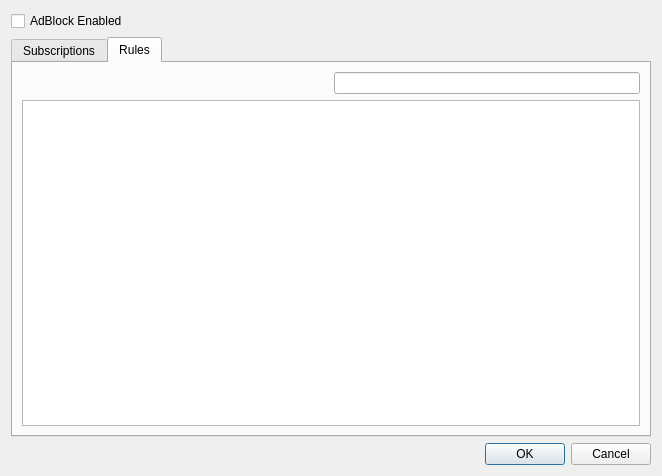
<?xml version="1.0" encoding="UTF-8"?>
<ui version="4.0">
 <class>AdBlock</class>
 <widget class="QDialog" name="AdBlock">
  <property name="geometry">
   <rect>
    <x>0</x>
    <y>0</y>
    <width>662</width>
    <height>476</height>
   </rect>
  </property>
  <property name="windowTitle">
   <string>Dialog</string>
  </property>
  <layout class="QVBoxLayout" name="verticalLayout">
   <item>
    <widget class="QCheckBox" name="adblockEnabled">
     <property name="text">
      <string>AdBlock Enabled</string>
     </property>
    </widget>
   </item>
   <item>
    <widget class="QTabWidget" name="tabWidget">
     <property name="currentIndex">
      <number>1</number>
     </property>
     <widget class="QWidget" name="tab">
      <attribute name="title">
       <string>Subscriptions</string>
      </attribute>
      <layout class="QGridLayout" name="gridLayout">
       <item row="0" column="0">
        <spacer name="horizontalSpacer">
         <property name="orientation">
          <enum>Qt::Horizontal</enum>
         </property>
         <property name="sizeHint" stdset="0">
          <size>
           <width>305</width>
           <height>23</height>
          </size>
         </property>
        </spacer>
       </item>
       <item row="0" column="1">
        <widget class="SearchLineEdit" name="searchSubscriptions"/>
       </item>
       <item row="1" column="0" colspan="2">
        <widget class="EditTableView" name="subscriptionsRules"/>
       </item>
       <item row="2" column="0" colspan="2">
        <layout class="QHBoxLayout" name="horizontalLayout">
         <item>
          <widget class="QPushButton" name="pushButton">
           <property name="text">
            <string>Add new Subscription</string>
           </property>
          </widget>
         </item>
         <item>
          <spacer name="horizontalSpacer_3">
           <property name="orientation">
            <enum>Qt::Horizontal</enum>
           </property>
           <property name="sizeHint" stdset="0">
            <size>
             <width>40</width>
             <height>20</height>
            </size>
           </property>
          </spacer>
         </item>
        </layout>
       </item>
      </layout>
     </widget>
     <widget class="QWidget" name="tab_2">
      <attribute name="title">
       <string>Rules</string>
      </attribute>
      <layout class="QGridLayout" name="gridLayout_2">
       <item row="0" column="0">
        <spacer name="horizontalSpacer_2">
         <property name="orientation">
          <enum>Qt::Horizontal</enum>
         </property>
         <property name="sizeHint" stdset="0">
          <size>
           <width>305</width>
           <height>20</height>
          </size>
         </property>
        </spacer>
       </item>
       <item row="0" column="1">
        <widget class="SearchLineEdit" name="searchRules"/>
       </item>
       <item row="1" column="0" colspan="2">
        <widget class="EditTableView" name="rulesTable"/>
       </item>
      </layout>
     </widget>
    </widget>
   </item>
   <item>
    <widget class="QDialogButtonBox" name="buttonBox">
     <property name="orientation">
      <enum>Qt::Horizontal</enum>
     </property>
     <property name="standardButtons">
      <set>QDialogButtonBox::Cancel|QDialogButtonBox::Ok</set>
     </property>
    </widget>
   </item>
  </layout>
 </widget>
 <customwidgets>
  <customwidget>
   <class>EditTableView</class>
   <extends>QTableView</extends>
   <header>edittableview.h</header>
  </customwidget>
  <customwidget>
   <class>SearchLineEdit</class>
   <extends>QLineEdit</extends>
   <header>searchlineedit.h</header>
  </customwidget>
 </customwidgets>
 <resources/>
 <connections>
  <connection>
   <sender>buttonBox</sender>
   <signal>accepted()</signal>
   <receiver>AdBlock</receiver>
   <slot>accept()</slot>
   <hints>
    <hint type="sourcelabel">
     <x>248</x>
     <y>254</y>
    </hint>
    <hint type="destinationlabel">
     <x>157</x>
     <y>274</y>
    </hint>
   </hints>
  </connection>
  <connection>
   <sender>buttonBox</sender>
   <signal>rejected()</signal>
   <receiver>AdBlock</receiver>
   <slot>reject()</slot>
   <hints>
    <hint type="sourcelabel">
     <x>316</x>
     <y>260</y>
    </hint>
    <hint type="destinationlabel">
     <x>286</x>
     <y>274</y>
    </hint>
   </hints>
  </connection>
 </connections>
</ui>
